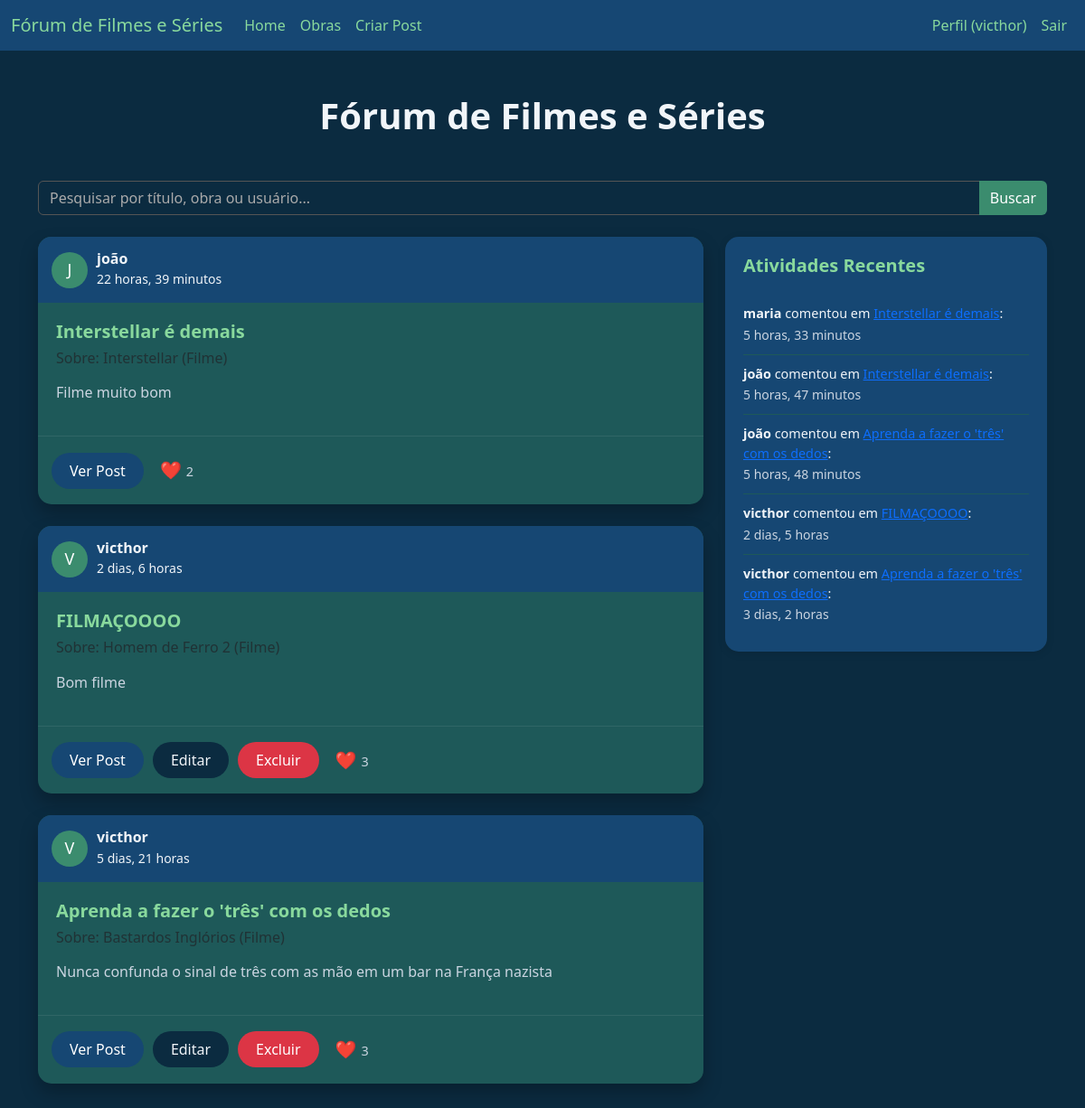
The page /post/home/ (signed in) on the database as committed earlier.
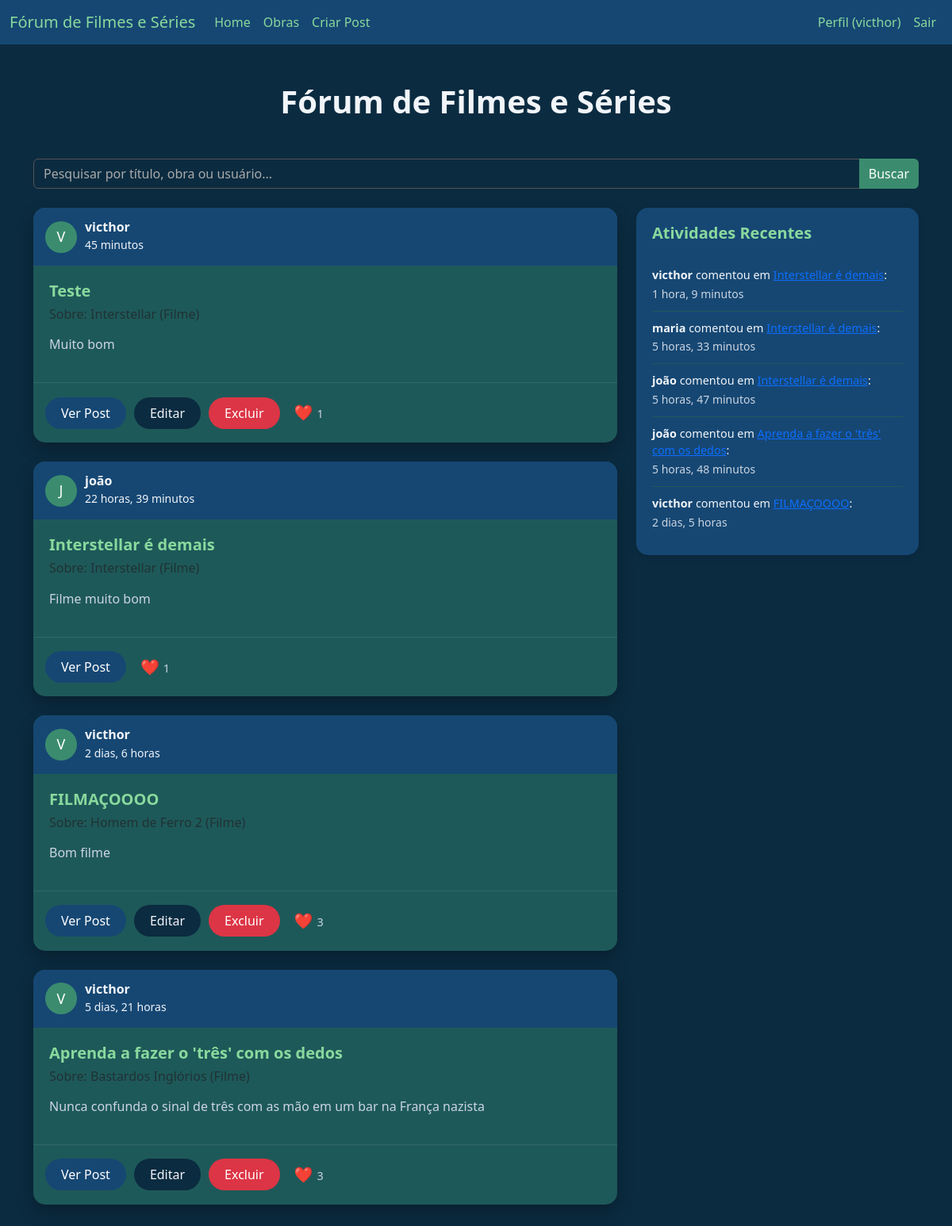
The same page on the database as committed later.
### post/models.py (models this page shows, shortened)
class Post(models.Model):
    user = models.ForeignKey(User,null=False, on_delete= models.CASCADE)
    criado = models.DateTimeField(auto_now_add=True)
    titulo_post = models.TextField(null=False,max_length=200)
    descricao = models.TextField(blank=True,max_length=500)
    obra = models.ForeignKey(Obra,null=False,on_delete=models.DO_NOTHING)
    likes = models.ManyToManyField(settings.AUTH_USER_MODEL, related_name='liked_posts', blank=True)
    @property
    def likes_count(self):
        return self.likes.count()

### obras/models.py (models this page shows)
class Obra(models.Model):
    titulo = models.TextField(max_length=200,null=False)
    ano_lancamento = models.PositiveIntegerField()
    tipo = models.CharField(max_length=10, choices=TIPO_CHOICES)
    genero = models.ForeignKey(Genero,on_delete=models.SET_NULL,null=True)
    sinopse = models.TextField(blank=True, null=True)
    duracao_minutos = models.PositiveIntegerField(blank=True, null=True)  # Para filmes
    numero_temporadas = models.PositiveIntegerField(blank=True, null=True)  # Para séries
    numero_episodios = models.PositiveIntegerField(blank=True, null=True)  # Para séries
    diretor = models.CharField(max_length=100, blank=True, null=True)
    poster = models.ImageField(blank=True, null= True, upload_to='obras/fotos')
    def __str__(self):
        return f"{self.titulo} ({self.get_tipo_display()})"

### comentarios/models.py (models this page shows, shortened)
class Comentario(models.Model):
    user = models.ForeignKey(User, on_delete=models.CASCADE)
    post = models.ForeignKey(Post,null=False, on_delete=models.CASCADE,related_name='comentarios')
    texto = models.TextField(max_length=500)
    criado = models.DateTimeField(auto_now_add=True)

### post/views.py (the view)
# urls.py: 2. Add a URL to urlpatterns:  path('', Home.as_view(), name='home')
class Home(LoginRequiredMixin, ListView):
    model = Post
    context_object_name = 'posts'
    template_name = 'post/home.html'
    paginate_by = 10
    def get_queryset(self):
        queryset = super().get_queryset()
        query = self.request.GET.get('q', '')
        if query:
            queryset = queryset.filter(
                Q(titulo_post__icontains=query) |
                Q(descricao__icontains=query)
            ).select_related('user').prefetch_related('likes')
        return queryset.order_by('-criado')
    def get_context_data(self, **kwargs):
        context = super().get_context_data(**kwargs)
        context['query'] = self.request.GET.get('q', '')
        context['recent_comments'] = Comentario.objects.select_related('user', 'post').order_by('-criado')[:5]
        for post in context['posts']:
            post.is_liked_by_user = post.likes.filter(id=self.request.user.id).exists()
        return context

### templates/post/home.html (shortened to what this page needs)
{% extends 'base.html' %}
{% block content %}
<!DOCTYPE html>
<html lang="pt-br">
<head>
    <link href="https://cdn.jsdelivr.net/npm/bootstrap@5.3.3/dist/css/bootstrap.min.css" rel="stylesheet">
</head>
<body>
    <div class="container my-5">
        <h1 class="text-center mb-5 fw-bold">Fórum de Filmes e Séries</h1>
        <div class="search-bar mb-4">
            <form method="get" action="{% url 'home' %}">
                <div class="input-group">
                    <input type="text" name="q" class="form-control" placeholder="Pesquisar por título, obra ou usuário..." value="{{ query }}" aria-label="Pesquisar posts">
                    <button class="btn btn-primary" type="submit">Buscar</button>
                </div>
            </form>
        </div>
        <div class="row">
            <div class="col-lg-8 col-md-8 col-sm-12">
                {% for post in posts %}
                    <div class="post-card mb-4">
                        <div class="post-header">
                            <div class="avatar">
                                {{ post.user.username|slice:":1"|upper }}
                            </div>
                            <div>
                                <h6 class="mb-0 fw-bold">{{ post.user.username }}</h6>
                                <small class="">{{ post.criado|timesince}}</small>
                            </div>
                        </div>
                        <div class="post-content">
                            <h5 class="fw-semibold">{{ post.titulo_post }}</h5>
                            <h6 class="text-muted mb-3">Sobre: {{ post.obra }}</h6>
                            <p class="">{{ post.descricao|truncatewords:30 }}</p>
                        </div>
                        <div class="post-actions">
                            <a href="{% url 'detalhes-post' pk=post.id %}" class="btn btn-primary btn-modern">Ver Post</a>
                            {% if request.user == post.user %}
                                <a href="{% url 'editar-post' pk=post.id %}" class="btn btn-secondary btn-modern">Editar</a>
                                <a href="{% url 'excluir-post' pk=post.id %}" class="btn btn-danger btn-modern">Excluir</a>
                            {% endif %}
                            <button class="btn-like {% if post.is_liked_by_user %}liked{% endif %}" data-post-id="{{ post.id }}" aria-label="Curtir post">
                                ❤️ <span class="like-count">{{ post.likes_count }}</span>
                            </button>
                        </div>
                    </div>
                {% endfor %}
            </div>
            <div class="col-lg-4 col-md-4 col-sm-12">
                <div class="sidebar" role="complementary" aria-label="Atividades recentes">
                    <h5>Atividades Recentes</h5>
                    {% for comment in recent_comments %}
                        <div class="comment-item">
                            <p>
                                <strong>{{ comment.user.username }}</strong> comentou em
                                <a href="{% url 'detalhes-post' pk=comment.post.id %}">{{ comment.post.titulo_post }}</a>:
                            </p>
                            <small>{{ comment.criado|timesince}}</small>
                        </div>
                    {% empty %}
                        <p class="">Nenhum comentário recente.</p>
                    {% endfor %}
                </div>
            </div>
        </div>
    </div>
</body>
</html>
{% endblock %}

Rows that differ between the two databases and show on the page:
no longer on this page (row unchanged): Comentario: user.username "victhor", post.titulo_post "Aprenda a fazer o 'três' com os dedos", criado "3 dias, 2 horas"
added Post: user.username "V", user.username "victhor", criado "45 minutos", titulo_post "Teste", obra "Interstellar (Filme)", descricao "Muito bom", shows "Editar", likes_count "1"
computed for Post "Interstellar é demais": likes_count "2" → "1"
added Comentario: user.username "victhor", post.titulo_post "Interstellar é demais", criado "1 hora, 9 minutos"
